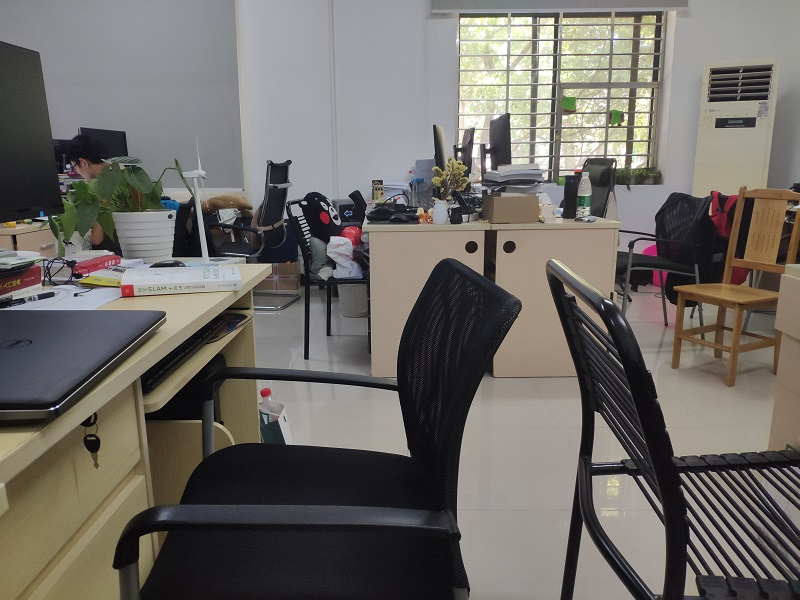
%> input picture src/opticalflow-1.jpg, 800 x 600 px
$ octave myfftopticalflow_demo.m   (GNU Octave 9; MATLAB toolbox functions it lacks are replaced by stand-ins)
%> lines starting %> are read from the running program, lines starting %| are printed output that depends on the picture
### 数字图像处理/myfftopticalflow.m
function k = myfftopticalflow(fixing, moving, kSize)
%MYFFTOPTICALFLOW - Calculate optical flow by FFT
%
%   k = myfftopticalflow(fixing, moving)
%   k = myfftopticalflow(fixing, moving, [M, N])

%% 参数检查
narginchk(2,3);
nargoutchk(0,1);

%% 缺省参数处理
if nargin < 3
    kSize = [5, 5];
end
M = kSize(1);
N = kSize(2);

%% FFT
% fixing image
F1 = fftshift(fft2(im2double(fixing)));
Phase1 = angle(F1);
% moving image
F2 = fftshift(fft2(im2double(moving)));
Phase2 = angle(F2);

%% 相位相减
deltaPhase = Phase1 - Phase2;
deltaPhase = mod(deltaPhase, 2 * pi);

%% 求相位差梯度
[Fx,Fy] = gradient(deltaPhase);
Fx = medfilt2(Fx, [1, N]); % 中值滤波，滤去间断点影响
Fy = medfilt2(Fy, [M, 1]);
[rows, cols] = size(deltaPhase);
Fx = Fx * cols / (2 * pi); % 求解移动量x0
Fy = Fy * rows / (2 * pi); % 求解移动量y0
H = Fx + Fy * 1i;

%% 利用平均梯度作为光流
k = mean(H(:)); % x0 + j y0


### 数字图像处理/myfftopticalflow_demo.m
%% myfftopticalflow_demo.m
clc,clear;
close all;

%% read image
fixing = imread('../src/opticalflow-1.jpg');
%> fixing is the input picture: size 600x800x3 uint8; mean R, G, B 111.3, 107.5, 102.7
if size(fixing, 3) == 3
    fixing = rgb2gray(fixing);
%> fixing: size 600x800 uint8
end

%% transform
moving = imtranslate(fixing, [-20, 0], 'FillValues', 255);
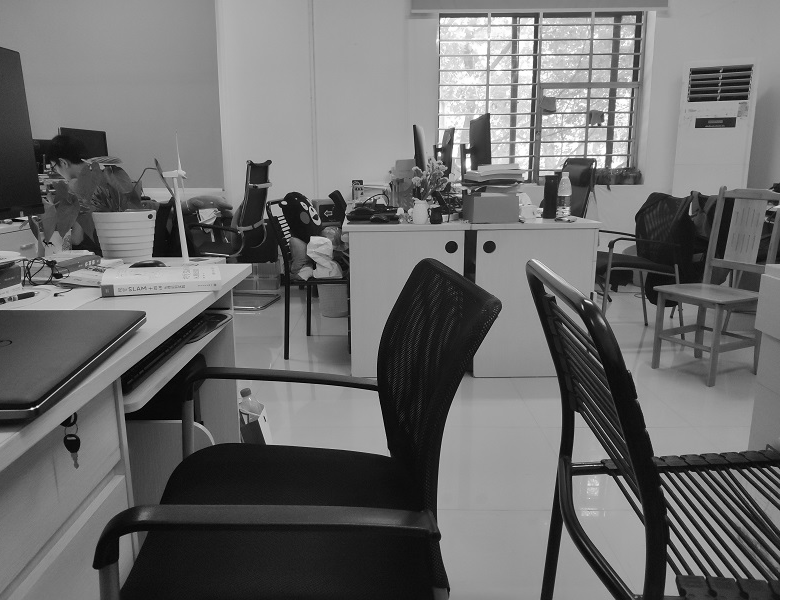
%> moving: size 600x800 uint8; min 0, max 255, mean 112.4

% [9 lines of commented-out code are left out]

%% display
figure;imshow(fixing);
figure;imshow(moving);
figure;imshowpair(fixing, moving);
%> after `imshowpair(fixing, moving)`:
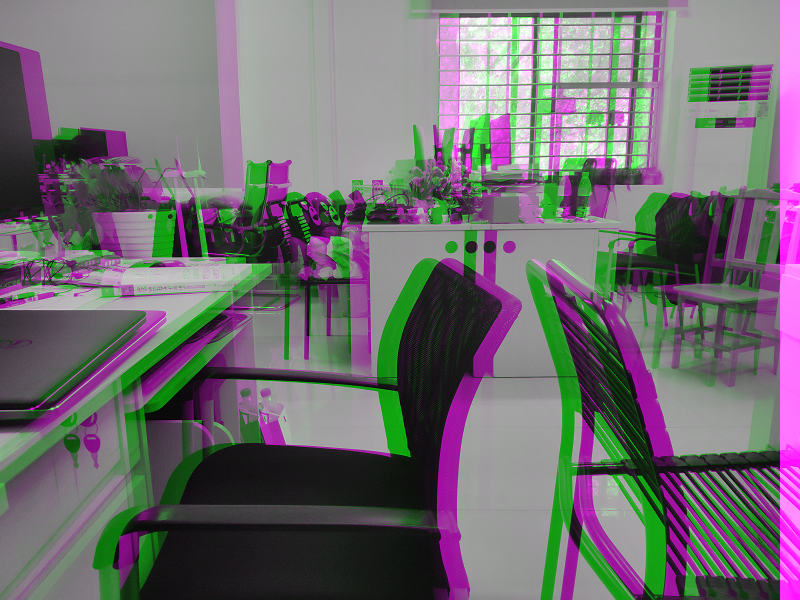
%> displayed picture: size 600x800x3, on the screen's scale of 0 to 255; mean R, G, B 112.4, 108.1, 112.4

%% Calculate optical flow
tic;
k = myfftopticalflow(fixing, moving, [11, 11]);
%> in myfftopticalflow, `Phase1 = angle(F1);`:
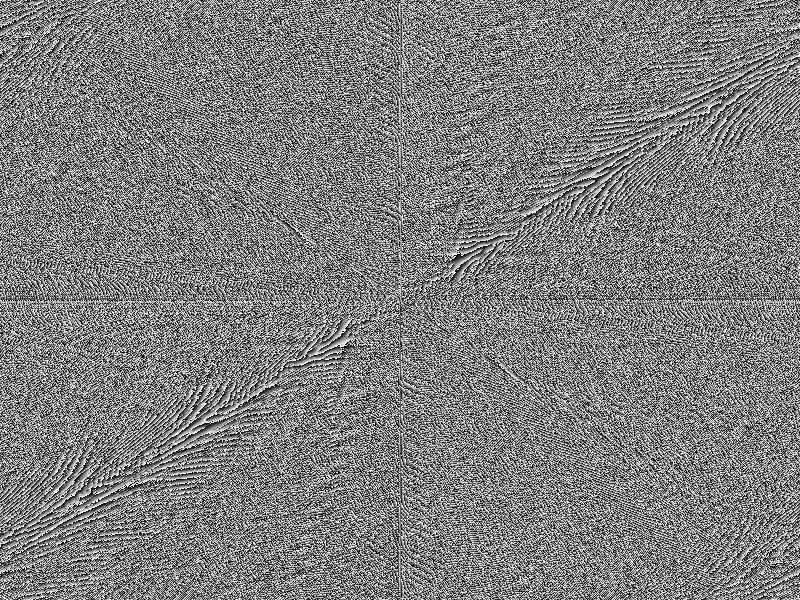
%> Phase1: size 600x800 double; min -3.14, max 3.14, mean 1.31e-05; drawn with min black and max white
%> in myfftopticalflow, `Phase2 = angle(F2);`:
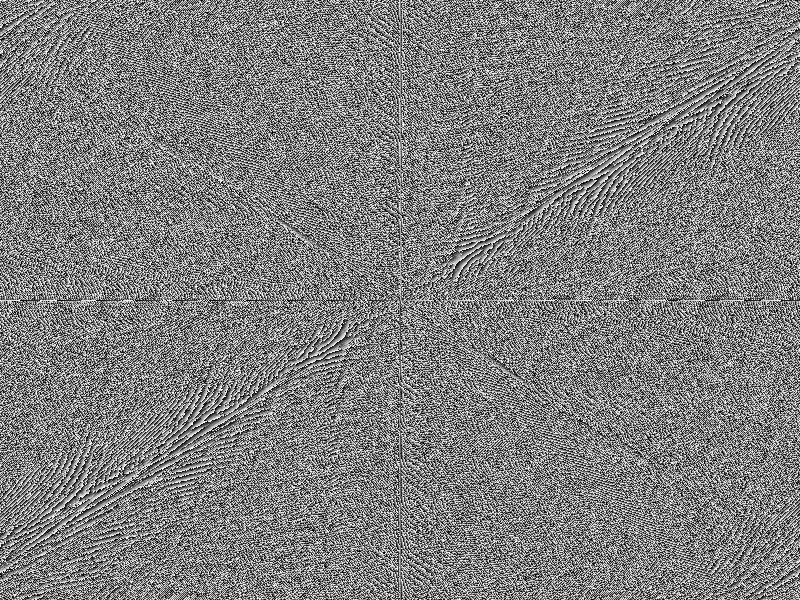
%> Phase2: size 600x800 double; min -3.14, max 3.14, mean 1.31e-05; mean of the top-left, top-right, bottom-left and bottom-right quarters 0.00717, 0.00308, -0.0043, -0.0059; drawn with min black and max white
%> in myfftopticalflow, `deltaPhase = mod(deltaPhase, 2 * pi);`:
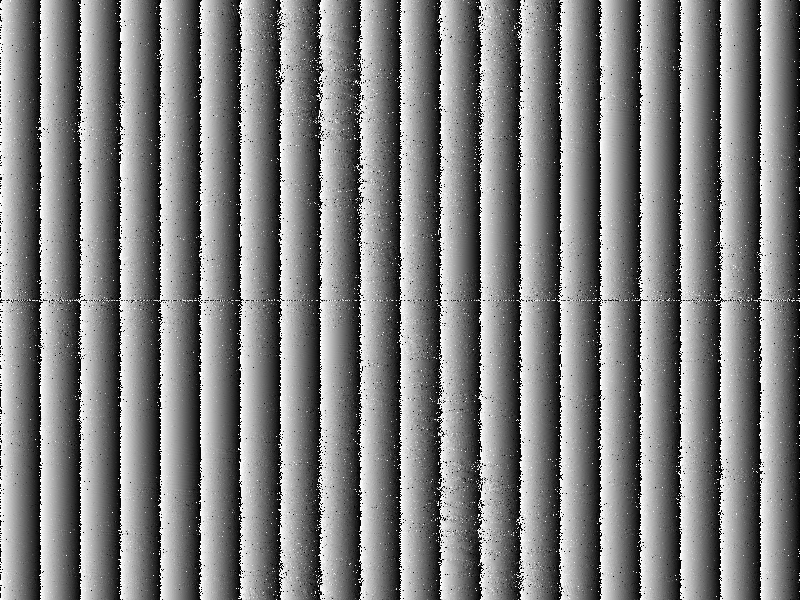
%> deltaPhase: size 600x800 double; min 0, max 6.28, mean 3.14; drawn with min black and max white
%> in myfftopticalflow, `[Fx,Fy] = gradient(deltaPhase);`:
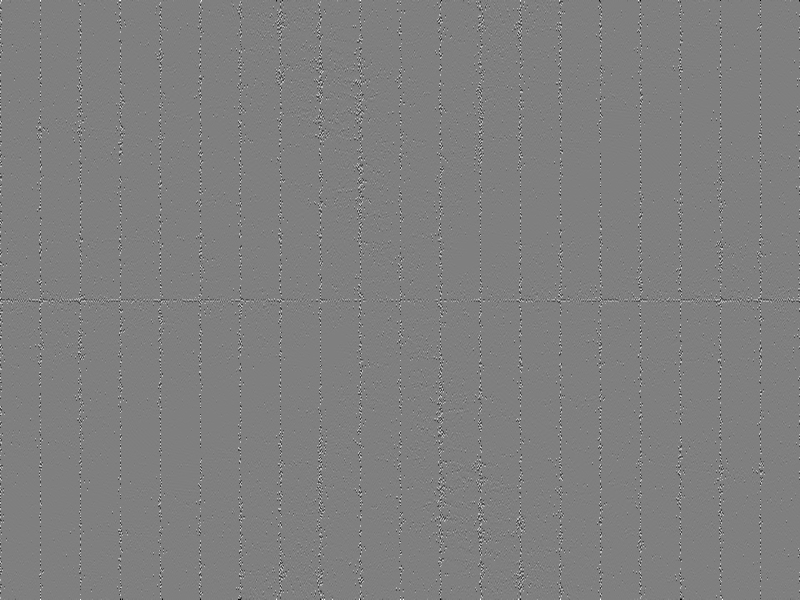
%> Fy: size 600x800 double; min -6.26, max 6.25, mean -2.47e-06; drawn with min black and max white
%> in myfftopticalflow, `Fx = medfilt2(Fx, [1, N]);`:
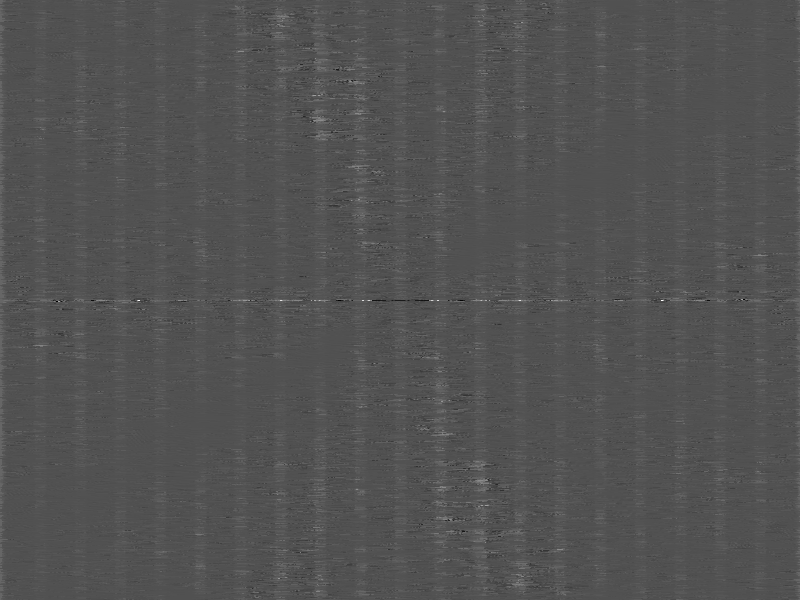
%> Fx: size 600x800 double; min -0.777, max 1.16, mean -0.145; drawn with min black and max white
toc
theta = angle(k) * 180 / pi;
%> theta = -179.8
disp(['optical flow vector: ', num2str(k)]);
%| optical flow vector: -18.4588-0.0782529i
disp(['orientation: ', num2str(theta), 'degree']);
%| orientation: -179.7571degree

$ run again, with src/opticalflow-3.jpg copied over src/opticalflow-1.jpg
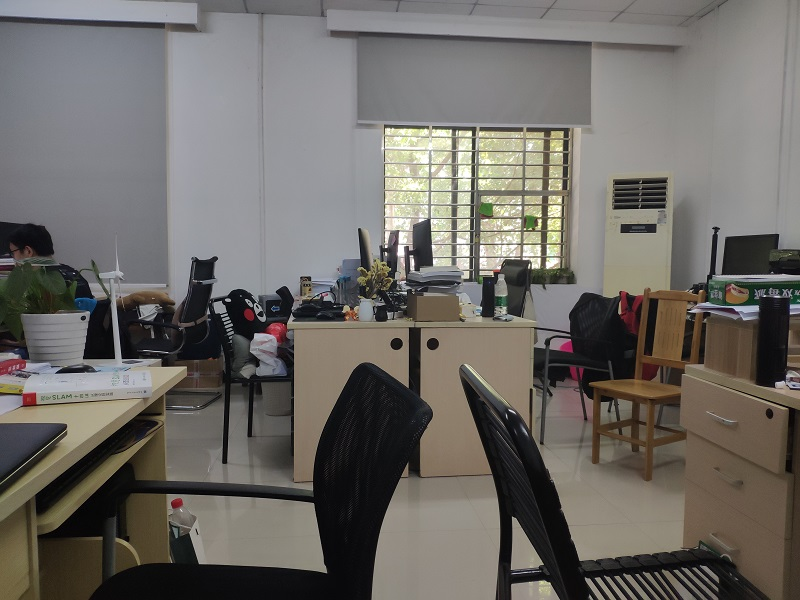
%> input picture src/opticalflow-3.jpg, 800 x 600 px
%> fixing is the input picture: size 600x800x3 uint8; mean R, G, B 109.7, 106.2, 101.4
%> fixing: size 600x800 uint8
%> in myfftopticalflow, `deltaPhase = mod(deltaPhase, 2 * pi);`:
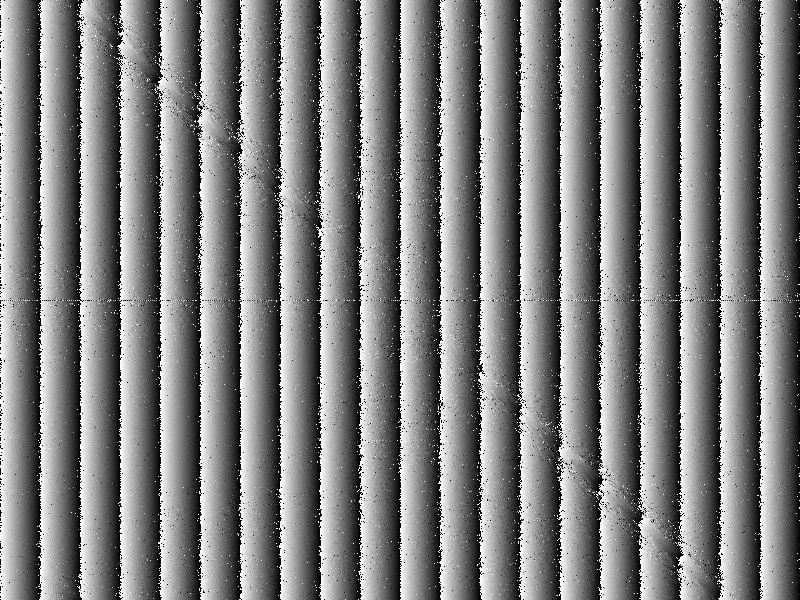
%> deltaPhase: size 600x800 double; min 0, max 6.28, mean 3.14; drawn with min black and max white
%> in myfftopticalflow, `Fx = medfilt2(Fx, [1, N]);`:
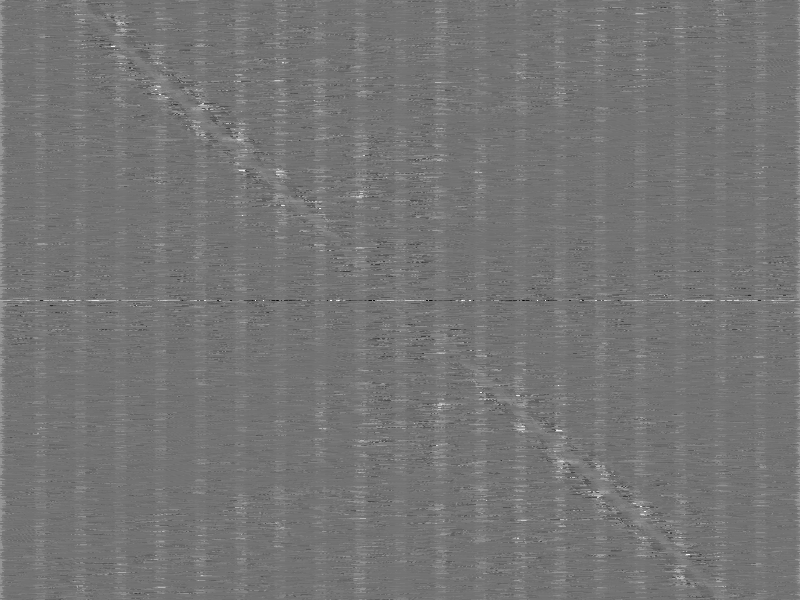
%> Fx: size 600x800 double; min -0.69, max 0.49, mean -0.145; drawn with min black and max white
%> theta = -179.9
%| optical flow vector: -18.492-0.044798i
%| orientation: -179.8612degree

$ run again, with src/opticalflow-2.jpg copied over src/opticalflow-1.jpg
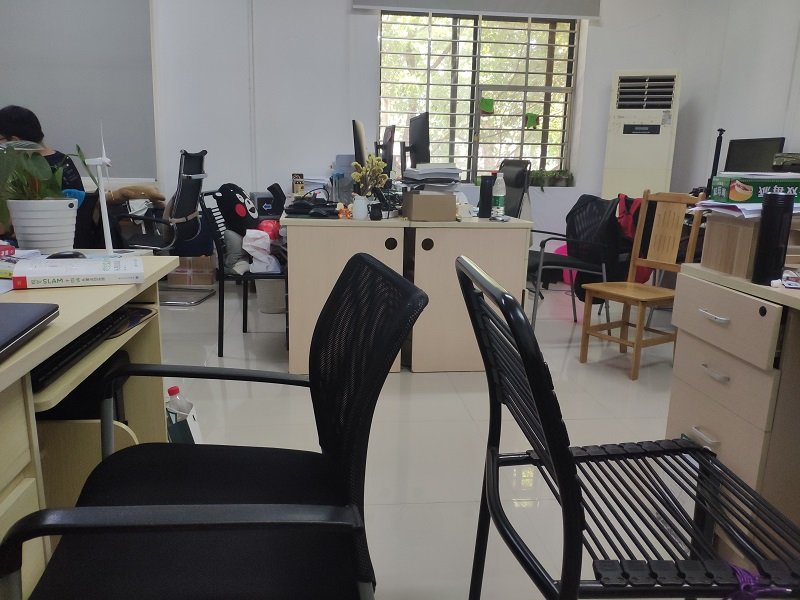
%> input picture src/opticalflow-2.jpg, 800 x 600 px
%> fixing is the input picture: size 600x800x3 uint8; mean R, G, B 108.7, 105.6, 101.2
%> fixing: size 600x800 uint8
%> in myfftopticalflow, `[Fx,Fy] = gradient(deltaPhase);`:
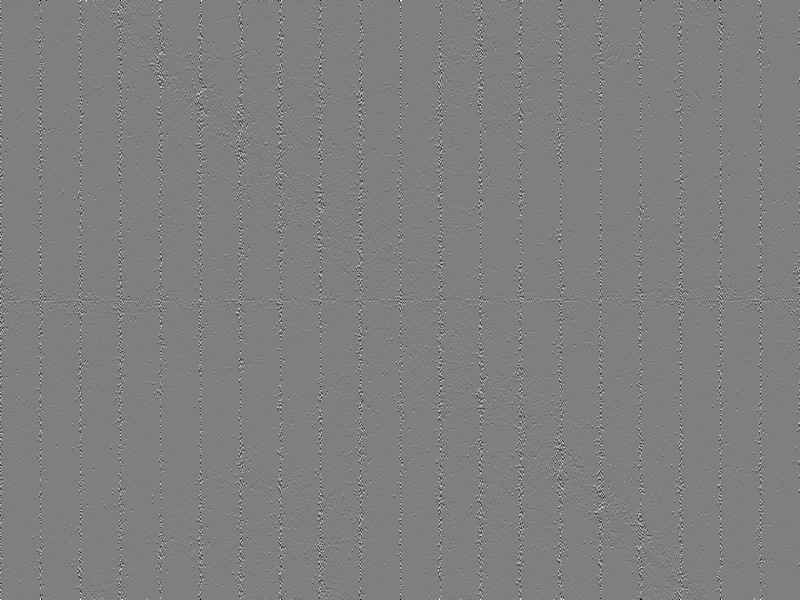
%> Fy: size 600x800 double; min -6.25, max 6.25, mean 8.84e-05; drawn with min black and max white
%> in myfftopticalflow, `Fx = medfilt2(Fx, [1, N]);`:
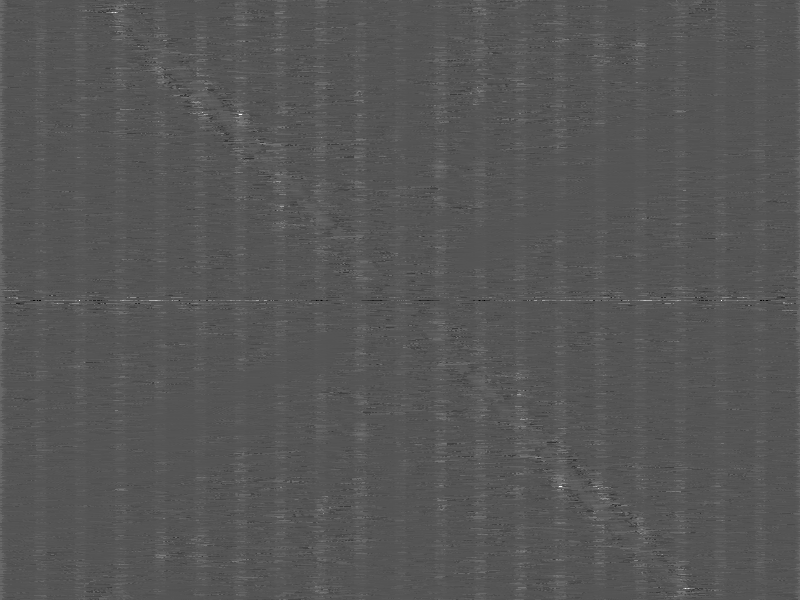
%> Fx: size 600x800 double; min -0.835, max 1.2, mean -0.143; drawn with min black and max white
%> theta = -179.9
%| optical flow vector: -18.2353-0.0304376i
%| orientation: -179.9044degree
